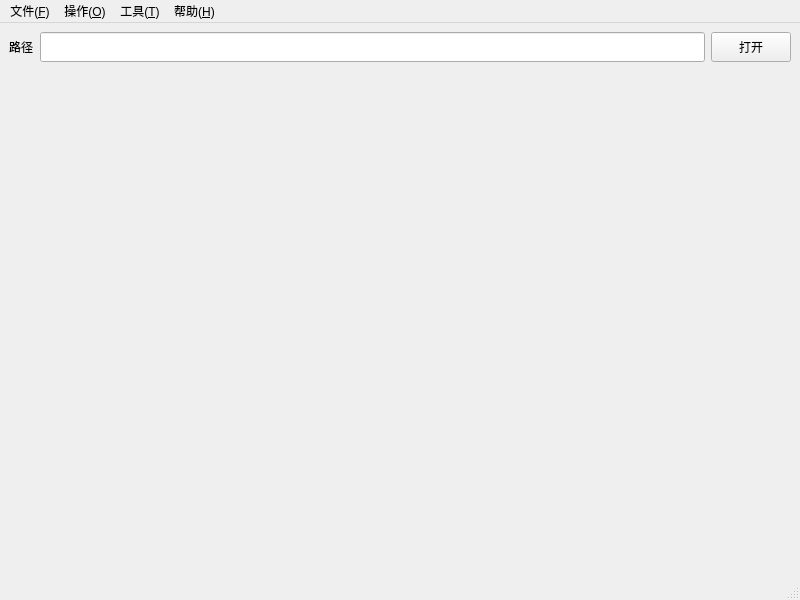
<?xml version="1.0" encoding="UTF-8"?>
<ui version="4.0">
 <class>MainWindow</class>
 <widget class="QMainWindow" name="MainWindow">
  <property name="geometry">
   <rect>
    <x>0</x>
    <y>0</y>
    <width>800</width>
    <height>600</height>
   </rect>
  </property>
  <property name="windowTitle">
   <string>MainWindow</string>
  </property>
  <widget class="QWidget" name="centralwidget">
   <layout class="QVBoxLayout" name="verticalLayout">
    <item>
     <layout class="QHBoxLayout" name="horizontalLayout">
      <item>
       <widget class="QLabel" name="labelPath">
        <property name="minimumSize">
         <size>
          <width>0</width>
          <height>30</height>
         </size>
        </property>
        <property name="maximumSize">
         <size>
          <width>16777215</width>
          <height>30</height>
         </size>
        </property>
        <property name="text">
         <string>路径</string>
        </property>
       </widget>
      </item>
      <item>
       <widget class="QLineEdit" name="leditPath">
        <property name="minimumSize">
         <size>
          <width>0</width>
          <height>30</height>
         </size>
        </property>
        <property name="maximumSize">
         <size>
          <width>16777215</width>
          <height>30</height>
         </size>
        </property>
       </widget>
      </item>
      <item>
       <widget class="QPushButton" name="btnOpen">
        <property name="maximumSize">
         <size>
          <width>16777215</width>
          <height>30</height>
         </size>
        </property>
        <property name="text">
         <string>打开</string>
        </property>
       </widget>
      </item>
     </layout>
    </item>
    <item>
     <widget class="ZipWidget" name="browserWidget" native="true"/>
    </item>
   </layout>
  </widget>
  <widget class="QMenuBar" name="menubar">
   <property name="geometry">
    <rect>
     <x>0</x>
     <y>0</y>
     <width>800</width>
     <height>26</height>
    </rect>
   </property>
   <widget class="QMenu" name="menuFile">
    <property name="title">
     <string>文件(&amp;F)</string>
    </property>
    <addaction name="actionOpen"/>
    <addaction name="actionSaveAs"/>
   </widget>
   <widget class="QMenu" name="menuOperate">
    <property name="title">
     <string>操作(&amp;O)</string>
    </property>
    <addaction name="actionUnCompressAs"/>
    <addaction name="actionAdd"/>
    <addaction name="actionInfo"/>
    <addaction name="actionComments"/>
    <addaction name="actionTestZipFile"/>
   </widget>
   <widget class="QMenu" name="menuTool">
    <property name="title">
     <string>工具(&amp;T)</string>
    </property>
    <addaction name="actionOptions"/>
    <addaction name="actionManagePwd"/>
   </widget>
   <widget class="QMenu" name="menuHelp">
    <property name="title">
     <string>帮助(&amp;H)</string>
    </property>
    <addaction name="actionHelp"/>
   </widget>
   <addaction name="menuFile"/>
   <addaction name="menuOperate"/>
   <addaction name="menuTool"/>
   <addaction name="menuHelp"/>
  </widget>
  <widget class="QStatusBar" name="statusbar"/>
  <action name="actionOpen">
   <property name="text">
    <string>&amp;Open</string>
   </property>
   <property name="shortcut">
    <string>Ctrl+O</string>
   </property>
  </action>
  <action name="actionSaveAs">
   <property name="text">
    <string>Save&amp;As</string>
   </property>
   <property name="iconText">
    <string>SaveAs</string>
   </property>
  </action>
  <action name="actionUnCompressAs">
   <property name="text">
    <string>UnCompress&amp;As</string>
   </property>
   <property name="shortcut">
    <string>Alt+E</string>
   </property>
  </action>
  <action name="actionAdd">
   <property name="text">
    <string>&amp;Add To Zip File</string>
   </property>
   <property name="shortcut">
    <string>Alt+A</string>
   </property>
  </action>
  <action name="actionInfo">
   <property name="text">
    <string>&amp;Infomation</string>
   </property>
   <property name="shortcut">
    <string>Alt+I</string>
   </property>
  </action>
  <action name="actionComments">
   <property name="text">
    <string>Co&amp;mments</string>
   </property>
   <property name="shortcut">
    <string>Alt+M</string>
   </property>
  </action>
  <action name="actionTestZipFile">
   <property name="text">
    <string>&amp;Test Zip File</string>
   </property>
   <property name="shortcut">
    <string>Alt+T</string>
   </property>
  </action>
  <action name="actionOptions">
   <property name="text">
    <string>&amp;Options</string>
   </property>
  </action>
  <action name="actionManagePwd">
   <property name="text">
    <string>Manage&amp;Pwd</string>
   </property>
  </action>
  <action name="actionHelp">
   <property name="text">
    <string>&amp;Help</string>
   </property>
  </action>
 </widget>
 <customwidgets>
  <customwidget>
   <class>ZipWidget</class>
   <extends>QWidget</extends>
   <header>zipwidget.h</header>
   <container>1</container>
  </customwidget>
 </customwidgets>
 <resources/>
 <connections/>
</ui>
